Frame 1 (no input): blank canvas, image omitted
Frame 60 (the mouse pressed at the canvas centre just before this capture): blank canvas, image omitted
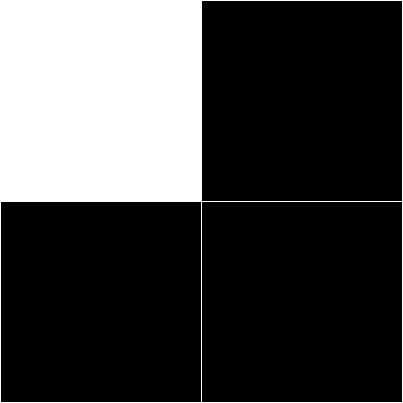
Frame 120 (the mouse held since frame 60 and released just before this capture)

The Processing sketch whose frames 1 and 60 were blank and that drew this single picture after the mouse press (run headless with seeded random() and noise(); from frame 60 on, the mouse is pressed at the canvas centre):

// Processing sketch: John_Finley_Square_Lights
// ── John_Finley_Square_Lights.pde
// John Finley
// jpfinley@gmail.com
// Square Lights

void setup(){
  size(403, 403);
  fill(0);
}

void draw(){
  background(255);
  
  // top left
  if(mouseX > 1 && mouseX < 202 && mouseY > 1 && mouseY < 202){
    rect(202, 1, 199, 199); // top right
    rect(1, 202, 199, 199); // bottom left
    rect(202, 202, 199, 199); // bottom right
  }

  // bottom right
  if(mouseX > 202 && mouseX < 402 && mouseY > 202 && mouseY < 402){
    rect(202, 1, 199, 199); // top right
    rect(1, 202, 199, 199); // bottom left
    rect(1, 1, 199, 199); // top left
  }

  // bottom left
  if(mouseX > 1 && mouseX < 202 && mouseY > 202 && mouseY < 402){
    rect(202, 1, 199, 199); // top right
    rect(202, 202, 199, 199); // bottom right
    rect(1, 1, 199, 199); // top left
  }

  // top right
  if(mouseX > 202 && mouseX < 402 && mouseY > 1 && mouseY < 202){
    rect(1, 202, 199, 199); // bottom left
    rect(202, 202, 199, 199); // bottom right
    rect(1, 1, 199, 199); // top left
  }
}
